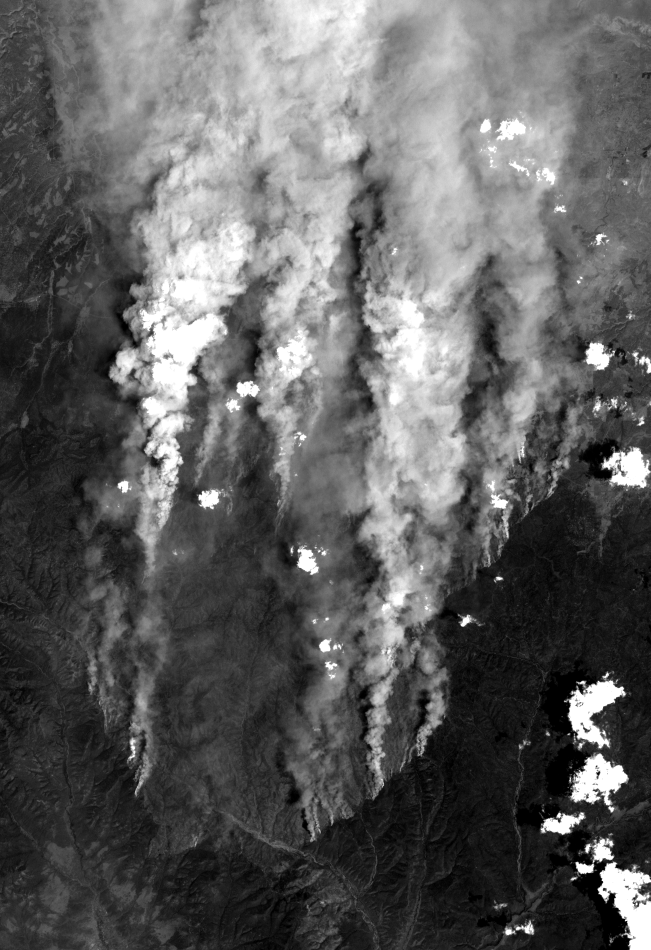
%> input picture arizona/banda1.tif, 1301 x 1900 px (shown at 1/2 size)
$ octave demoArizona.m   (GNU Octave 9; MATLAB toolbox functions it lacks are replaced by stand-ins)
%> lines starting %> are read from the running program, lines starting %| are printed output that depends on the picture; in (x1, y1, x2, y2) boxes, pixels count from 0 and x2, y2 are one past the last pixel; in counts of white or black regions, pixels touching at a corner belong together; the program's own positions count from 1
%% Mini práctica 1 Remote Sensing
%   PARTE 2: Estimación de áreas quemadas
%   Procesamiento Digital de Imágenes
%
%   Antonio José Moya Díaz
%       10 de junio de 2012
%%%%%%%%%%%%%%%%%%%%%%%%%%%%%%%%%%%%%
clear, clc, close all
warning off

% Cargamos las bandas que usaremos
banda1=imread('arizona/banda1.tif');%BLUE
%> banda1: size 1900x1301 uint8; min 0, max 253, mean 94.6
banda2=imread('arizona/banda2.tif');%GREEN
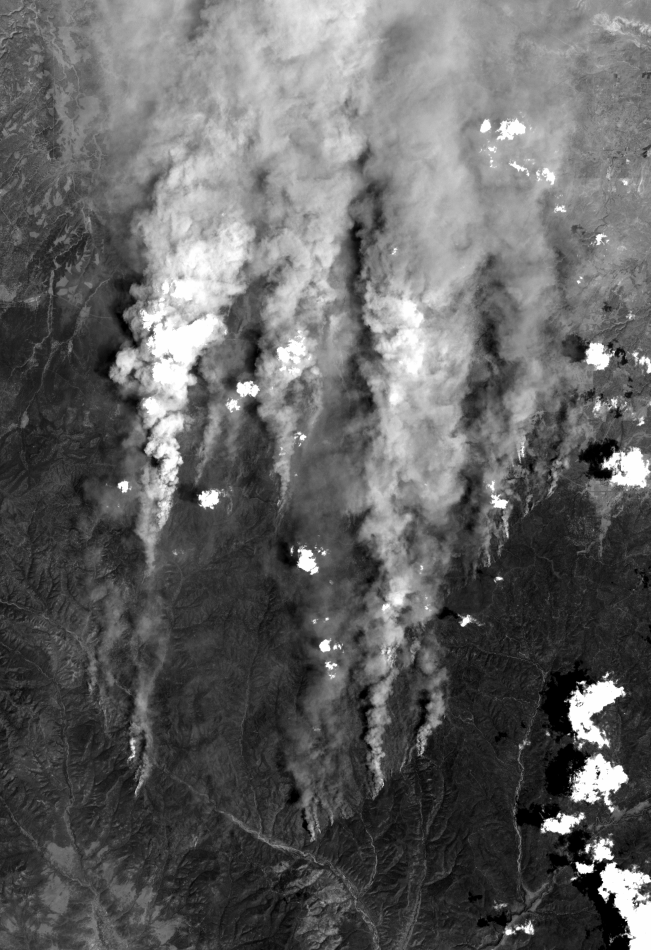
%> input picture arizona/banda2.tif, 1301 x 1900 px (shown at 1/2 size)
%> banda2: size 1900x1301 uint8; min 0, max 252, mean 97.2
banda3=imread('arizona/banda3.tif');%RED
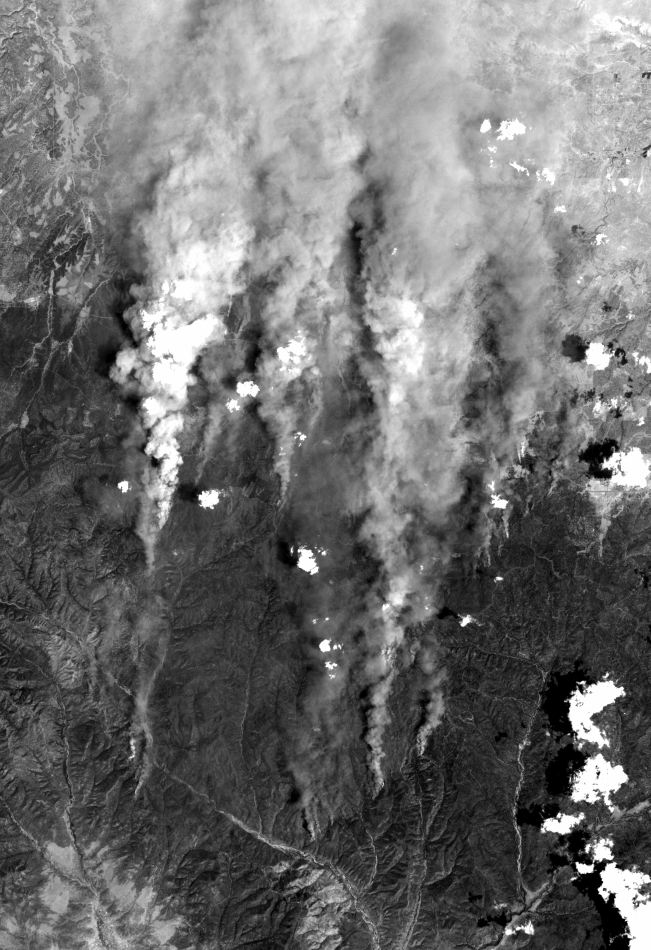
%> input picture arizona/banda3.tif, 1301 x 1900 px (shown at 1/2 size)
%> banda3: size 1900x1301 uint8; min 0, max 252, mean 110.4
banda4=imread('arizona/banda4.tif');%NIR (Infrarrojo cercano)
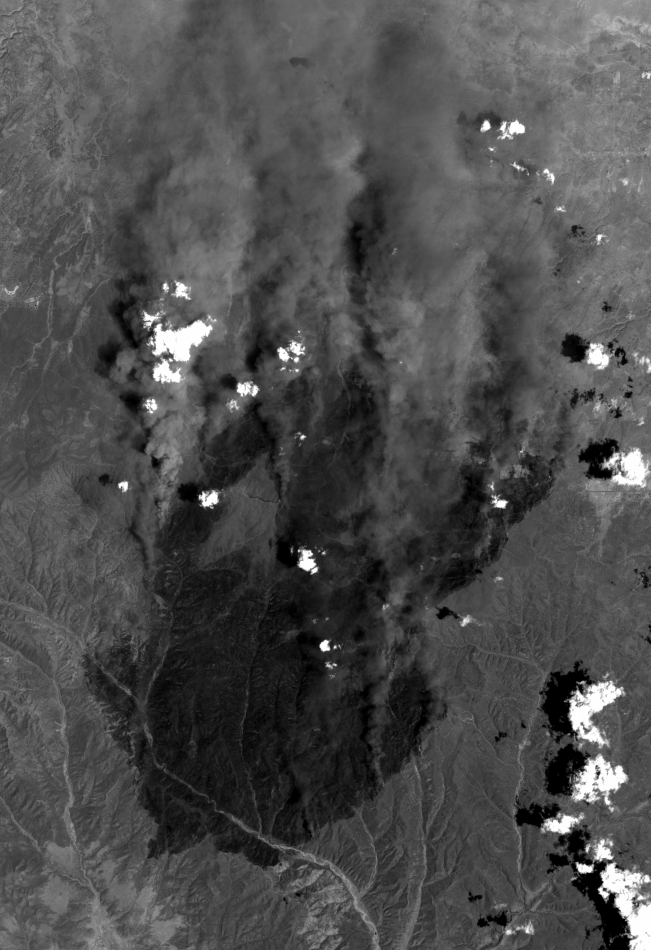
%> input picture arizona/banda4.tif, 1301 x 1900 px (shown at 1/2 size)
%> banda4: size 1900x1301 uint8; min 0, max 252, mean 76.8
banda5=imread('arizona/banda5.tif');%MID IR
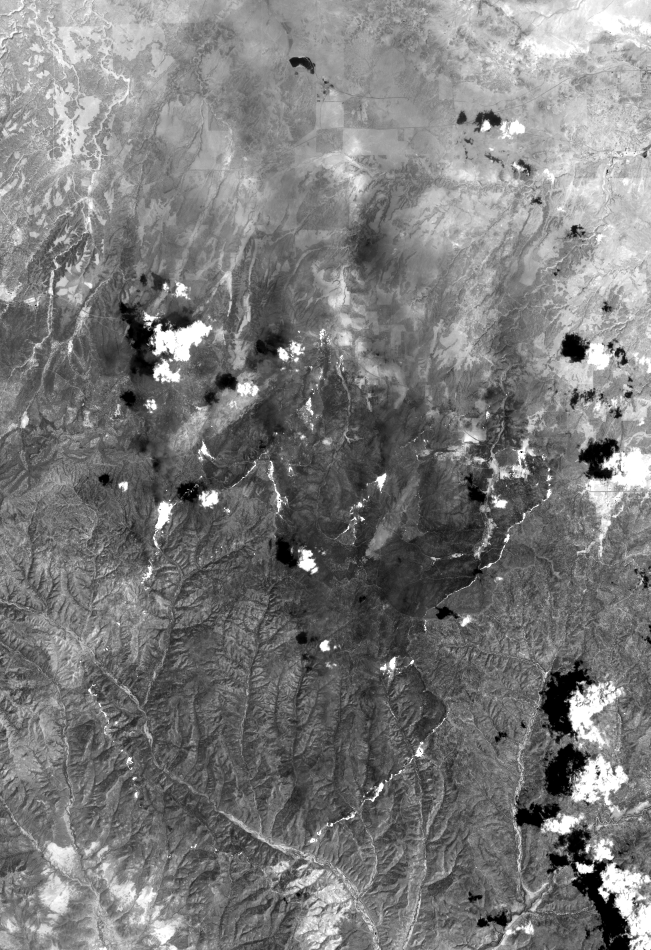
%> input picture arizona/banda5.tif, 1301 x 1900 px (shown at 1/2 size)
%> banda5: size 1900x1301 uint8; min 0, max 253, mean 121.5
%banda6=imread('arizona/banda6.tif');%Thermal
banda7=imread('arizona/banda7.tif');%MID IR
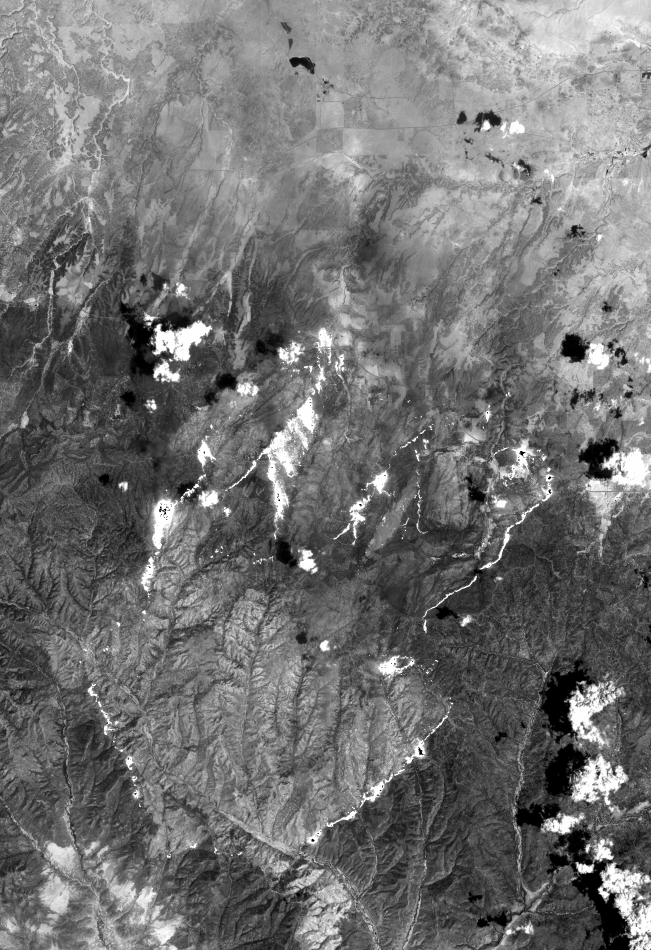
%> input picture arizona/banda7.tif, 1301 x 1900 px (shown at 1/2 size)
%> banda7: size 1900x1301 uint8; min 0, max 252, mean 112.7

% Generamos las imágenes en RGB y en falso color
IRGB=cat(3,banda3,banda2,banda1);
IfalsoColor=cat(3,banda7,banda5,banda4);

figure(1)
    subplot(1,2,1),imshow(IRGB)
        title('Imagen RGB');
    subplot(1,2,2),imshow(IfalsoColor)
        title('Imagen en falso color')


%% Estimaciones del area quemada


%% ESTIMACION 1: FALSO COLOR
%   En una primera estimación vamos a intentar calcular el área quemada
%   usando detección por color en la imagen en falso color.

% Convertimos a HSV
IFChsv=rgb2hsv(IfalsoColor);
%> IFChsv: size 1900x1301x3 double; mean H, S, V 0.248, 0.435, 0.509

% Reservamos memoria para la imagen resultado
IFCmask=zeros(size(IFChsv,1),size(IFChsv,2));

for i=1:1:size(IFChsv,1)
    for j=1:1:size(IFChsv,2)

        % Recorremos la imagen y si supera un umbral de tono y saturación
        % ponemos el pixel a 1, en su defecto se queda a 0.
        if IFChsv(i,j,1)<0.18 && IFChsv(i,j,2)>0.5
            IFCmask(i,j)=1;
        end
    end
end
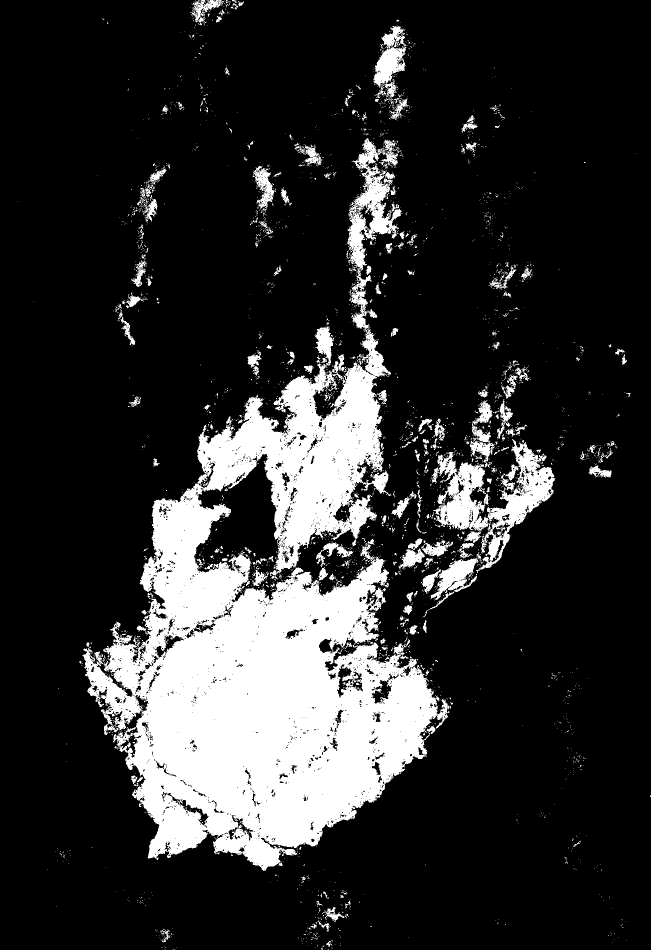
%> IFCmask: size 1900x1301 double (shown at 1/2 size); values 0 (black) and 1 (white), 18.2% white; 3274 white regions (3025 under 20 px), largest, box (x1, y1, x2, y2) and area: (165, 276, 902, 1742) 378708, (866, 878, 1111, 1146) 22304, (747, 50, 813, 196) 4659

% Mostramos la máscara
figure(2)
    imshow(IFCmask),title('Máscara por falso color');

% Estimamos el area sabiendo que el pixel representa a 30 metros de lado
% Como la imagen es binaria, para conocer cuántos pixeles representan el
% area deseada basta con hacer una sumatoria de la imagen.
area1=sum(IFCmask(:))*30^2/1000^2;
%> area1 = 405.5
fprintf('Estimación: Falso Color.\n    Area quemada: %d km2\n \n',area1);
%| Estimación: Falso Color.
%|     Area quemada: 405.468 km2


%% ESTIMACIÓN 2: NBR (Normalized Burn Ratio)
%   Realizamos ahora usando el índice NBR

% Convertimos las imagenes a dobule para no perder precisión en la
% operación
banda4=double(banda4);
%> banda4: size 1900x1301 double
banda7=double(banda7);
%> banda7: size 1900x1301 double

% Calculamos el índice
NBR=(banda4-banda7)./(banda4+banda7);

% La imagen resultante resulta estar en el intervalo [-1,1], sin embargo,
% si a imshow le pasamos la imagen en tipo double espera los datos entre 0
% y 1, saturando todos los mayores a 1 y eliminando todos los menores a 0.
% Es por ello que para represetar bien nos vemos en la obligación de
% reescalar del intervalo original al intervalos [0,1]
NBR=(NBR+1)/2;
figure(3),
    subplot(1,2,1),imshow(NBR),title('Indice NBR');

% Umbralizamos para un resultado más óptimo. Se ha escogido como límite de
% umbralización 1/4 del rango total
NBRmask=1-im2bw(NBR,0.25);
%> NBRmask: size 1900x1301 double; values 0 (black) and 1 (white), 13.6% white; 1660 white regions (1427 under 20 px), largest, box (x1, y1, x2, y2) and area: (292, 1119, 774, 1693) 158538, (305, 962, 497, 1277) 26561, (395, 754, 638, 1055) 21314
figure(3)
    subplot(1,2,2),imshow(NBRmask),title('mascara NBR');

% Estimamos el area sabiendo que el pixel representa a 30 metros de lado
area2=sum(NBRmask(:))*30^2/1000^2;
%> area2 = 302.6
fprintf('Estimación: Normalized Burn Ratio (NBR).\n    Area quemada: %d km2\n \n',area2);
%| Estimación: Normalized Burn Ratio (NBR).
%|     Area quemada: 302.574 km2


%% ESTIMACION 3: NORMALIZED DIFFERENCE WATER INDEX

% Preparamos la banda 5 ya que la vamos a usar
banda5=double(banda5);
%> banda5: size 1900x1301 double

% Calculamos el índice
NDWI = (banda4-banda5) ./ (banda4+banda5);

% Resulta que la imagen, tras la operación, queda en el intervalo [-1,1]
% por lo que hay que reescalar al intervalo [0,1] para que imshow funcione
% bien
NDWI=(NDWI+1)/2;
figure(4)
    subplot(1,2,1),imshow(NDWI)
    title('Indice NDWI');

% Si umbralizamos...
NDWImask=1-im2bw(NDWI,0.30);
%> NDWImask: size 1900x1301 double; values 0 (black) and 1 (white), 13.3% white; 2425 white regions (2146 under 20 px), largest, box (x1, y1, x2, y2) and area: (205, 1004, 767, 1719) 205822, (758, 1348, 865, 1560) 13357, (592, 726, 754, 1021) 11706
figure(4)
    subplot(1,2,2),imshow(NDWImask)
    title('NDWI máscara')

% Estimamos el area sabiendo que el pixel representa a 30 metros de lado
area3=sum(NDWImask(:))*30^2/1000^2;
%> area3 = 296.3
fprintf('Estimación: Normalized Difference Water Index (NDWI).\n    Area quemada: %d km2\n \n',area3);
%| Estimación: Normalized Difference Water Index (NDWI).
%|     Area quemada: 296.25 km2


%% ESTIMACIÓN 4: Algoritmo de Wang, Qu and Xao

% Preparamos la banda 3
banda3=double(banda3);
%> banda3: size 1900x1301 double

% Paso 1: Se calcula su NDVI
NDVI=(banda4-banda3)./(banda4+banda3);

% Nuevamente reescalamos al intervalo [0,1]
NDVI=(NDVI+1)/2;

% Umbralizamos
NDVImask=im2bw(NDVI,0.4);
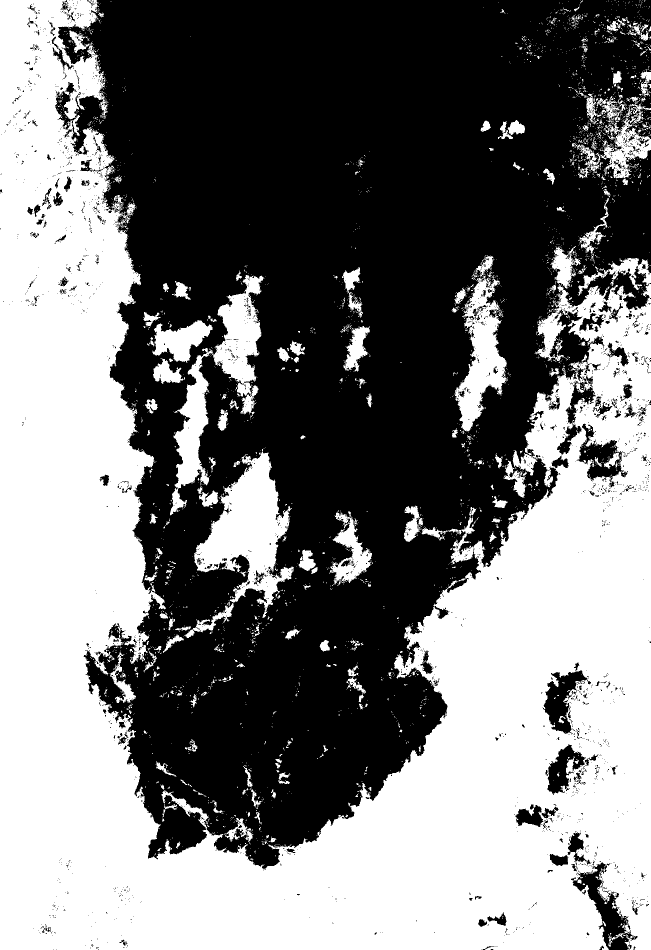
%> NDVImask: size 1900x1301 logical (shown at 1/2 size); 47% white; 3284 white regions (3037 under 20 px), largest, box (x1, y1, x2, y2) and area: (0, 0, 1301, 1900) 1031478, (388, 898, 588, 1236) 29038, (340, 550, 528, 1031) 23320
% Este será el límite impuesto por el algoritmo, los valores que se hayan
% ido a 0 serán suelo, y los que se hayan ido a 1 serán vegatación.

% Reservamos memoria para el resultado
fuego=zeros(size(NDVI,1),size(NDVI,2));

% Recorremos la imagen haciendo el cálculo según si se trata de suelo o
% vegetación.
%> (the run ends here)
